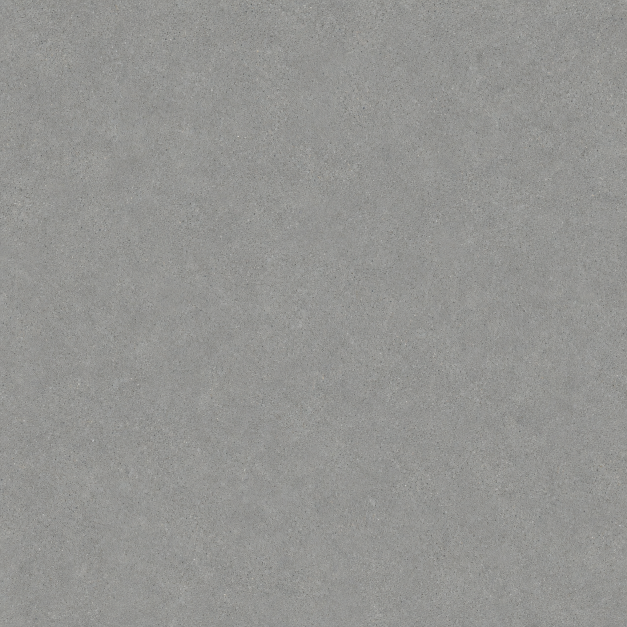
#> input picture generated/codex_cache/art_sources/concrete_floor_source.png, 1254 x 1254 px, given as the content of the folder /generated/codex_cache/art_sources/concrete_floor_source.png, which was not available (shown at 1/2 size)
$ python build_texture_contact_sheet.py ../generated/codex_cache/art_sources/concrete_floor_source.png out.png
#> lines starting #> are read from the running program, lines starting #| are printed output that depends on the picture; pictures that were not available may be replaced by others from this repository, and a replacement may not be noted
#!/usr/bin/env python3
"""Build a labeled contact sheet from extracted texture images."""

from __future__ import annotations

import argparse
from pathlib import Path

from PIL import Image, ImageDraw, ImageFont, ImageOps


def main() -> None:
    parser = argparse.ArgumentParser()
    parser.add_argument("input", type=Path)
    parser.add_argument("output", type=Path)
    parser.add_argument("--columns", type=int, default=4)
    args = parser.parse_args()

    paths = sorted(
        path
        for path in args.input.rglob("*")
        if path.is_file() and path.suffix.lower() in {".jpg", ".jpeg", ".png", ".tga"}
    )
    if not paths:
        raise SystemExit(f"No texture images found below {args.input}")

    tile_width = 288
    tile_height = 330
    preview_size = (256, 256)
    rows = (len(paths) + args.columns - 1) // args.columns
    sheet = Image.new("RGB", (args.columns * tile_width, rows * tile_height), (22, 24, 27))
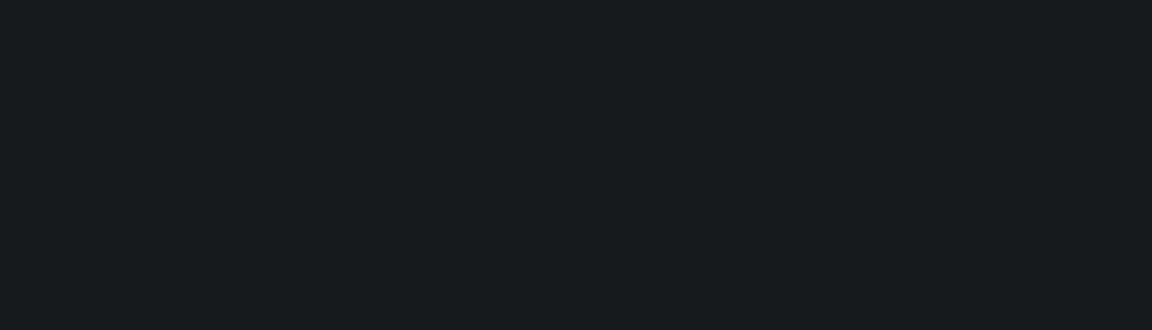
#> sheet: PIL image 1152x330 RGB; mean R, G, B 22, 24, 27
    draw = ImageDraw.Draw(sheet)
    font = ImageFont.load_default()

    for index, image_path in enumerate(paths):
        with Image.open(image_path) as source:
#> source is the input picture: PIL image 1254x1254 RGB; mean R, G, B 148.2, 148.4, 145.8
            preview = ImageOps.contain(source.convert("RGB"), preview_size)
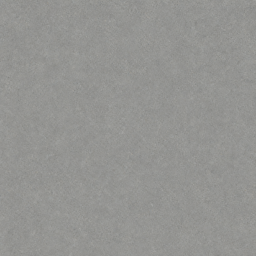
#> preview: PIL image 256x256 RGB; mean R, G, B 148.2, 148.4, 145.8
        x = (index % args.columns) * tile_width
        y = (index // args.columns) * tile_height
        image_x = x + (tile_width - preview.width) // 2
#> image_x = 16
        image_y = y + 12 + (preview_size[1] - preview.height) // 2
#> image_y = 12
        sheet.paste(preview, (image_x, image_y))
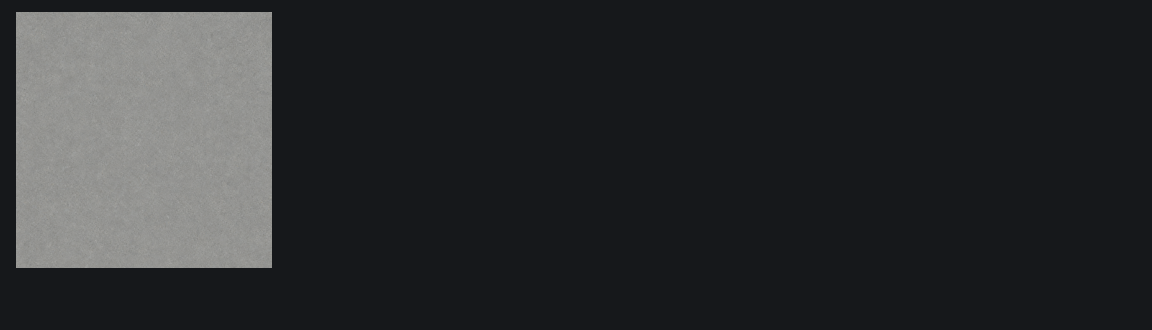
#> sheet: PIL image 1152x330 RGB; mean R, G, B 43.8, 45.4, 47.5
#> (the run stopped early here; a loop or call above may not have finished)

$ run again, on generated/codex_cache/art_sources/corrugated_blue_source.png
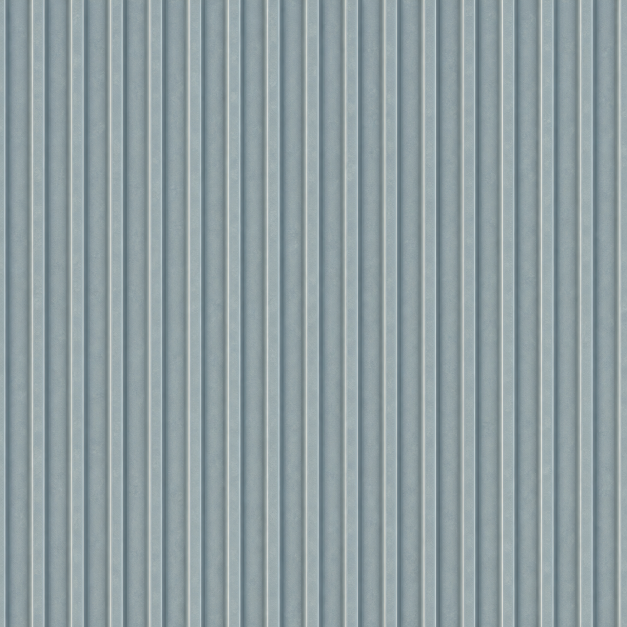
#> input picture generated/codex_cache/art_sources/corrugated_blue_source.png, 1254 x 1254 px, given as the content of the folder generated/codex_cache/art_sources/corrugated_blue_source.png, which was not available (shown at 1/2 size)
#> in main, source is the input picture: PIL image 1254x1254 RGB; mean R, G, B 143.7, 158.5, 162.2
#> in main, `preview = ImageOps.contain(source.convert("RGB"), preview_size)`:
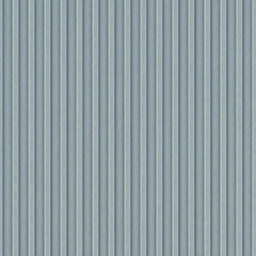
#> preview: PIL image 256x256 RGB; mean R, G, B 143.7, 158.5, 162.2
#> in main, `sheet.paste(preview, (image_x, image_y))`:
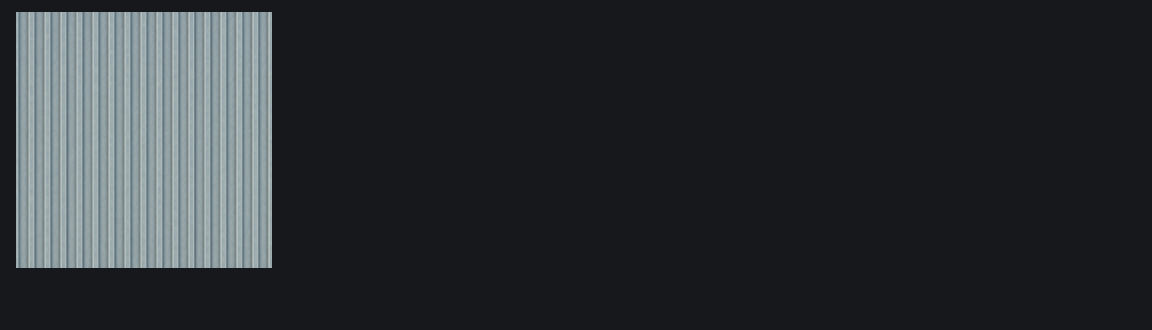
#> sheet: PIL image 1152x330 RGB; mean R, G, B 43, 47.2, 50.3
